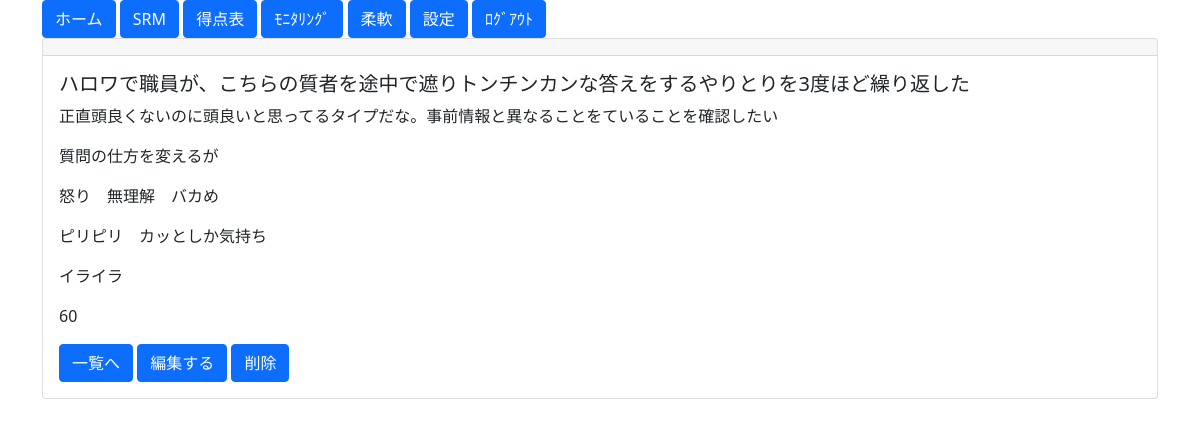
Page /monitoring/detail/24/ on the committed database.
### blogpost/models.py (models this page shows)
class MonitorModel(models.Model):
    date = models.DateField(default=timezone.now, help_text="日付") #unique_for_date=True
    time = models.TimeField(default=timezone.now, blank=True, null=True, help_text="時間") #unique_for_date=True
    event = models.CharField(max_length=100, blank=True, null=True, help_text="きっかけ")
    think = models.CharField(max_length=100, blank=True, null=True, help_text="考え")
    action = models.CharField(max_length=100, blank=True, null=True, help_text="行動")
    emotion = models.CharField(max_length=200, blank=True, null=True, help_text="気持ち")
    body = models.CharField(max_length=100, blank=True, null=True, help_text="身体感覚")
    stress = models.CharField(
        max_length= 50,
        choices = CONDITION, blank=True, null=True,
    )
    strespoint =  models.CharField(max_length=100, blank=True, null=True, help_text="行動")

### blogpost/views.py (the view)
# urls.py: path('monitoring/detail/<str:pk>/', Moni_Detile.as_view(), name='Moni_Detile'),
class Moni_Detile(DetailView):
    template_name = 'monitoring/detail.html'
    model = MonitorModel

### blogpost/templates/monitoring/detail.html (shortened to what this page needs)
{% extends 'base.html' %}
{% block content %}
    <div class='container'>
        <div class="card">
            <h5 class="card-header">{{ object.datetime }}</h5>
            <div class="card-body">
                <h5 class="card-title">{{ object.event }}</h5>
                <p class="card-text">{{ object.think }}</p>
                <p class="card-text">{{ object.action }}</p>
                <p class="card-text">{{ object.emotion }}</p>
                <p class="card-text">{{ object.body }}</p>
                <p class="card-text">{{ object.stress }}</p>
                <p class="card-text">{{ object.strespoint }}</p>
                <a class="btn btn-primary" href="{% url 'Moni_List' %}" >一覧へ</a>
                <a class="btn btn-primary" href="{% url 'Moni_Update' object.pk %}" >編集する</a>
                <a class="btn btn-primary" href="{% url 'Moni_Delete' object.pk %}" >削除</a>
        </div>
    </div>
{% endblock content %}

### rows in the picture
MonitorModel: event "ハロワで職員が、こちらの質者を途中で遮りトンチンカンな答えをするやりとりを3度ほど繰り返した", think "正直頭良くないのに頭良いと思ってるタイプだな。事前情報と異なることをていることを確認したい", action "質問の仕方を変えるが", emotion "怒り 無理解 バカめ", body "ピリピリ カッとしか気持ち", stress "イライラ", strespoint "60"
